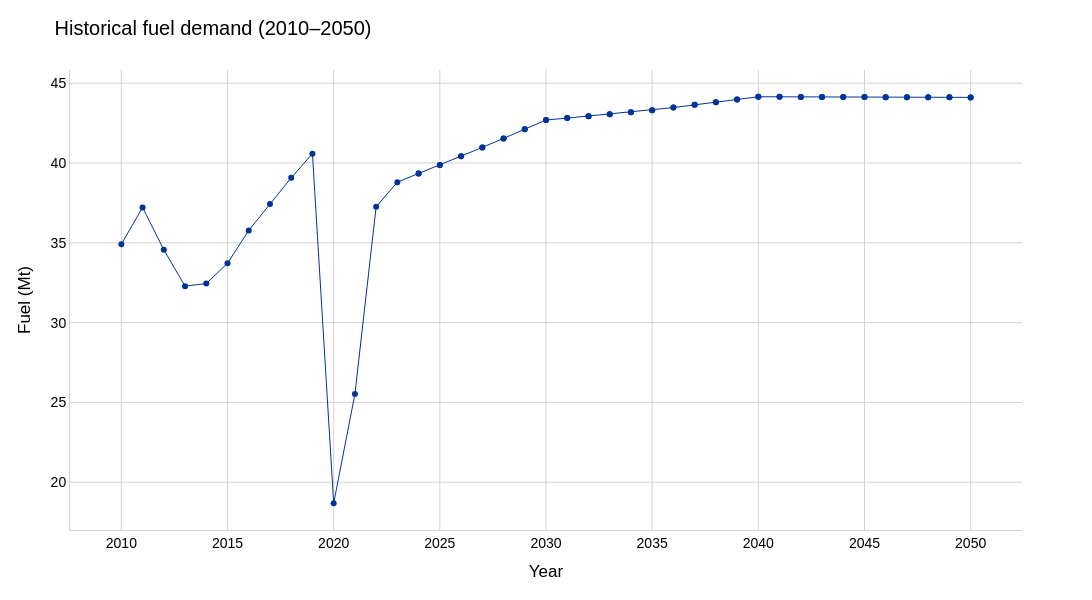
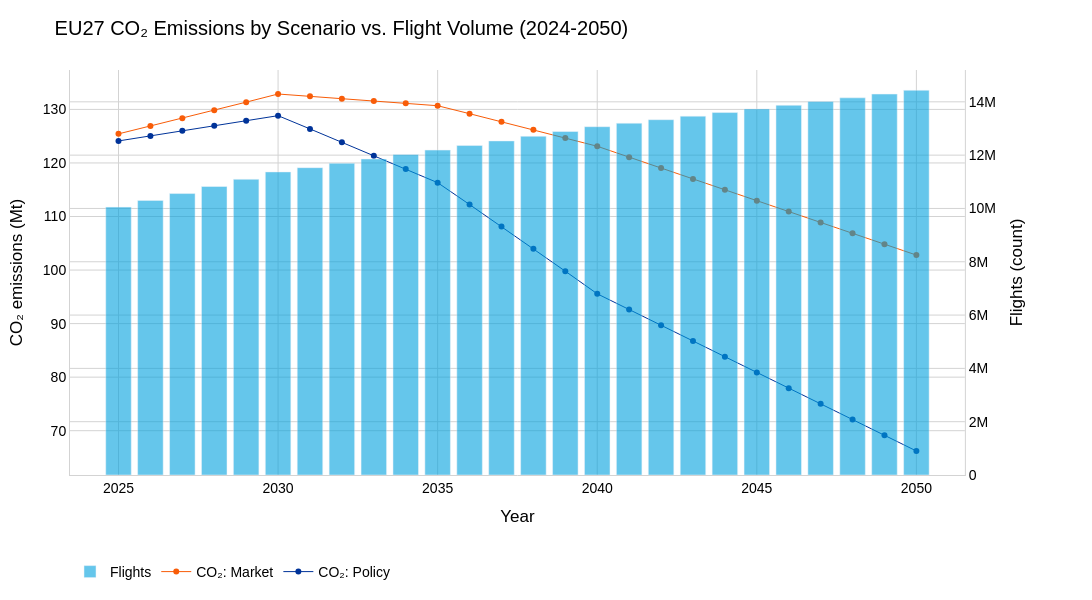
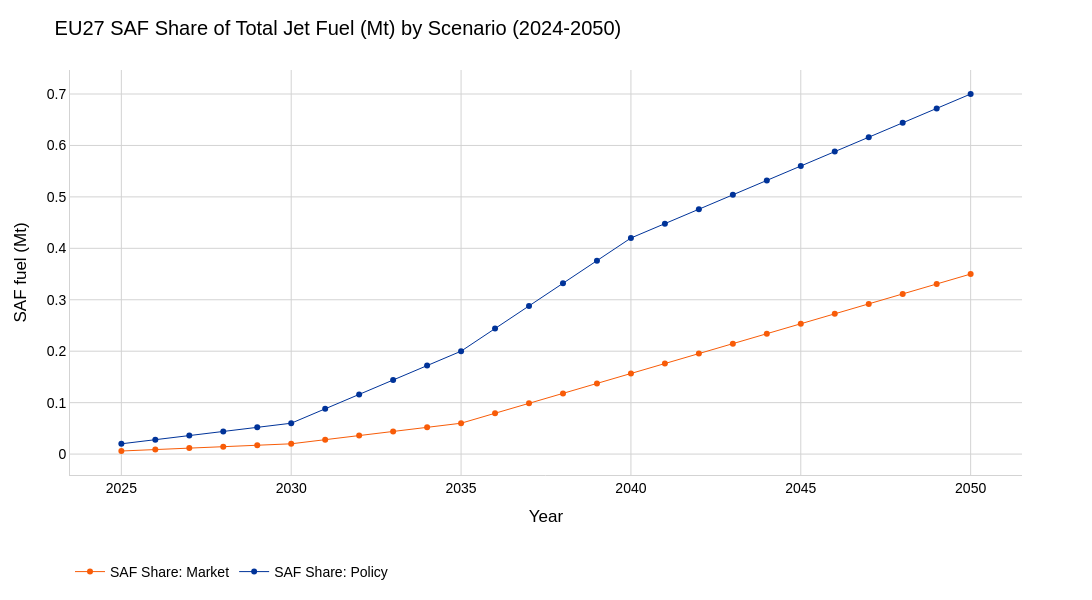
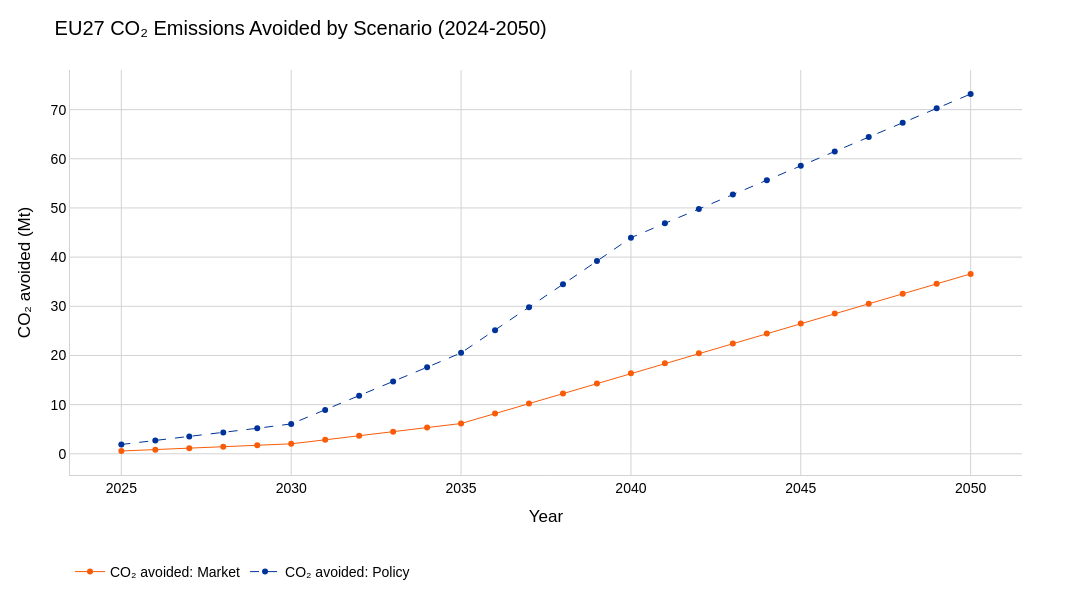

The notebook cell these images were saved under, in order:
### Markdown cell above
---
## **5.** Data visualization

### Code cell
# Standardized Plotly visualizations (section 5)
import plotly.graph_objects as go
from plotly.subplots import make_subplots

# Color palette and labels (as specified)
COLOR_MARKET = "#F85C08"
COLOR_POLICY = "#003399"
COLOR_EXHAUST = "#FFC400"
COLOR_NET = "#8EC41A"
COLOR_AVOIDED = "#1AC47A"
COLOR_FLIGHTS = "#00A1DE"
COLOR_OPS = "#FFC400"
COLOR_FLEET = "#00A1DE"

SCENARIO_NAMES = {0: "Market", 1: "Policy"}
SCENARIO_COLORS = {0: COLOR_MARKET, 1: COLOR_POLICY}
EF = 3.16
FIG_W, FIG_H = 1100, 600


def apply_common_layout(fig, title, x_title, y_title, y_title_secondary=None):
    """Apply shared sizing, fonts, background, grid, and axis styling."""
    fig.update_layout(
        title=title,
        width=FIG_W,
        height=FIG_H,
        paper_bgcolor="white",
        plot_bgcolor="white",
        font=dict(family="Arial", size=14, color="black"),
        legend=dict(orientation="h", y=-0.2, bgcolor="rgba(0,0,0,0)", font=dict(color="black")),
        margin=dict(l=70, r=70, t=70, b=70),
    )
    fig.update_xaxes(
        title_text=x_title,
        gridcolor="lightgray",
        showline=True,
        linecolor="lightgray",
        tickmode="linear",
        dtick=5,
        zeroline=False,
    )
    if y_title_secondary:
        fig.update_yaxes(title_text=y_title, gridcolor="lightgray", showline=True, linecolor="lightgray", zeroline=False, secondary_y=False)
        fig.update_yaxes(title_text=y_title_secondary, gridcolor="lightgray", showline=True, linecolor="lightgray", zeroline=False, secondary_y=True)
    else:
        fig.update_yaxes(title_text=y_title, gridcolor="lightgray", showline=True, linecolor="lightgray", zeroline=False)
    return fig


def scenario_line(x, y, name, color, dash=None):
    """Unified line+marker style (continuous line, circle markers, width 1)."""
    return go.Scatter(
        x=x,
        y=y,
        name=name,
        mode="lines+markers",
        line=dict(color=color, width=1, dash=dash),
        marker=dict(symbol="circle", size=6, color=color),
    )


# Aggregate scenario metrics used across visuals
agg = df_central.groupby(["Year", "Scenario"], as_index=False).agg({
    "Total_Fuel": "mean",
    "SAF_Share": "mean",
    "CO2_Emissions": "mean",
    "Avoided_CO2": "mean",
    "ETS_Cost_EUR": "sum",
})
agg = agg[(agg["Year"] >= 2024) & (agg["Year"] <= 2050)]
agg["SAF_Mt"] = agg["Total_Fuel"] * agg["SAF_Share"]
agg["CO2_exhaust"] = agg["Total_Fuel"] * EF
agg["CO2_net_avoided"] = agg["CO2_exhaust"] - agg["CO2_Emissions"]
agg["Scenario_Label"] = agg["Scenario"].map(SCENARIO_NAMES)

# Baseline exhaust across scenarios (single line)
exhaust_baseline = (
    df_central.groupby("Year", as_index=False)["Total_Fuel"].mean()
    .rename(columns={"Total_Fuel": "Total_Fuel_mean"})
)
exhaust_baseline = exhaust_baseline[(exhaust_baseline["Year"] >= 2024) & (exhaust_baseline["Year"] <= 2050)]
exhaust_baseline["CO2_exhaust"] = exhaust_baseline["Total_Fuel_mean"] * EF

# Flights (policy only) to avoid double-counting; use stored value directly
flights_ts = None
if "flights" in df_central.columns:
    flights_ts = (
        df_central[df_central["Scenario"] == 1][["Year", "flights"]]
        .sort_values("Year")
        .drop_duplicates(subset=["Year"], keep="last")
    )
elif "core" in globals() and hasattr(core, "columns") and "flights" in core.columns:
    flights_ts = (
        core[core["scenario"] == "S1_policy"]
        .rename(columns={"year": "Year"})
        .sort_values("Year")
        .drop_duplicates(subset=["Year"], keep="last")
    )
if flights_ts is not None:
    flights_ts = flights_ts[(flights_ts["Year"] >= 2024) & (flights_ts["Year"] <= 2050)]
    flights_ts["Flights_int"] = flights_ts["flights"].round().astype(int)
    flights_ts["Flights_M"] = flights_ts["flights"] / 1e6

#0. Historical fuel demand (2010–2050)
hist_fuel = df_eu27[df_eu27['year']<=2050]["mt_total_fuel"]

hist_fuel = (
    core.query("2010 <= year <= 2050")[["year", "mt_total_fuel"]]
    .sort_values("year")
)
fig = go.Figure()
fig.add_trace(
    go.Scatter(
        x=hist_fuel["year"],
        y=hist_fuel["mt_total_fuel"],
        mode="lines+markers",
        name="Fuel demand",
        line=dict(color="#003399", width=1),
        marker=dict(symbol="circle", size=6, color="#003399"),
    )
)
apply_common_layout(fig, "Historical fuel demand (2010–2050)", "Year", "Fuel (Mt)")
fig.show()


# 1) CO2 emissions (Mt) with flights (count) on secondary axis
fig = make_subplots(specs=[[{"secondary_y": True}]])
# Flights: single bar trace (secondary axis) using policy scenario values
if flights_ts is not None and not flights_ts.empty:
    fig.add_trace(
        go.Bar(
            x=flights_ts["Year"],
            y=flights_ts["Flights_int"],
            name="Flights",
            marker_color=COLOR_FLIGHTS,
            opacity=0.6,
        ),
        secondary_y=True,
    )
# CO2 emissions lines per scenario (primary axis)
for sc in sorted(agg["Scenario"].unique()):
    df_sc = agg[agg["Scenario"] == sc]
    fig.add_trace(
        scenario_line(
            df_sc["Year"],
            df_sc["CO2_Emissions"],
            f"CO₂: {SCENARIO_NAMES[sc]}",
            SCENARIO_COLORS[sc],
        ),
        secondary_y=False,
    )
apply_common_layout(fig, "EU27 CO₂ Emissions by Scenario vs. Flight Volume (2024-2050)", "Year", "CO₂ emissions (Mt)", "Flights (count)")
fig.show()
#---

# 2) SAF Share of total Jet Fuel (Mt)
fig = go.Figure()
for sc in sorted(agg["Scenario"].unique()):
    df_sc = agg[agg["Scenario"] == sc]
    fig.add_trace(scenario_line(df_sc["Year"], df_sc["SAF_Share"], f"SAF Share: {SCENARIO_NAMES[sc]}", SCENARIO_COLORS[sc]))
apply_common_layout(fig, "EU27 SAF Share of Total Jet Fuel (Mt) by Scenario (2024-2050)", "Year", "SAF fuel (Mt)")
fig.show()


# 3) CO2 avoided (Mt)
fig = go.Figure()
for sc in sorted(agg["Scenario"].unique()):
    df_sc = agg[agg["Scenario"] == sc]
    dash = None if sc == 0 else "dash"
    fig.add_trace(scenario_line(df_sc["Year"], df_sc["CO2_net_avoided"], f"CO₂ avoided: {SCENARIO_NAMES[sc]}", SCENARIO_COLORS[sc], dash=dash))
apply_common_layout(fig, "EU27 CO₂ Emissions Avoided by Scenario (2024-2050)", "Year", "CO₂ avoided (Mt)")
fig.show()

# 4) CO2 exhaust vs net CO2 avoided (single exhaust line)
fig = go.Figure()
fig.add_trace(scenario_line(exhaust_baseline["Year"], exhaust_baseline["CO2_exhaust"], "CO₂ exhaust", COLOR_EXHAUST))
for sc in sorted(agg["Scenario"].unique()):
    df_sc = agg[agg["Scenario"] == sc]
    dash = None if sc == 0 else "dash"
    fig.add_trace(scenario_line(df_sc["Year"], df_sc["CO2_net_avoided"], f"Net CO₂ avoided: {SCENARIO_NAMES[sc]}", SCENARIO_COLORS[sc], dash=dash))
apply_common_layout(fig, "EU27 CO₂ Exhaust vs. Net Avoided  by Scenario (2024-2050)", "Year", "CO₂ (Mt)")
fig.show()

# 5) Cumulative CO2 exhaust vs net CO2 avoided
fig = go.Figure()
#exhaust_baseline_sorted = exhaust_baseline.sort_values("Year").copy()
#exhaust_baseline_sorted["cum_exhaust"] = exhaust_baseline_sorted["CO2_exhaust"].cumsum()
#fig.add_trace(scenario_line(exhaust_baseline_sorted["Year"], exhaust_baseline_sorted["cum_exhaust"], "Cumulative CO₂ exhaust", COLOR_EXHAUST))
for sc in sorted(agg["Scenario"].unique()):
    df_sc = agg[agg["Scenario"] == sc].sort_values("Year").copy()
    df_sc["cum_avoided"] = df_sc["CO2_net_avoided"].cumsum()
    dash = None if sc == 0 else "dash"
    fig.add_trace(scenario_line(df_sc["Year"], df_sc["cum_avoided"], f"Cumulative CO₂ avoided: {SCENARIO_NAMES[sc]}", SCENARIO_COLORS[sc], dash=dash))
apply_common_layout(fig, "EU27 Cumulative CO₂ Emissions Avoided by Scenario (2024-2050)", "Year", "Cumulative CO₂ (Mt)")
fig.show()

# 6) ETS cost progression (EUR billion)
fig = go.Figure()
for sc in sorted(agg["Scenario"].unique()):
    df_sc = agg[agg["Scenario"] == sc]
    fig.add_trace(scenario_line(df_sc["Year"], df_sc["ETS_Cost_EUR"] / 1e9, f"ETS cost: {SCENARIO_NAMES[sc]}", SCENARIO_COLORS[sc]))
apply_common_layout(fig, "ETS Cost Progression by Scenario (2024-2050)", "Year", "ETS cost (EUR billion)")
fig.show()

import plotly.graph_objects as go

# Prep costs by year/scenario
costs = (
    df_central.query("2024 <= Year <= 2050")
    .groupby(["Year", "Scenario"], as_index=False)[["Fuel_Exp_EUR", "ETS_Cost_EUR"]]
    .sum()
)

SCEN_LABELS = {0: "Market", 1: "Policy"}
COLOR_FUEL = "#F85C08"
COLOR_ETS = "#FFC400"

for sc in sorted(costs["Scenario"].unique()):
    df_sc = costs[costs["Scenario"] == sc]

    fig = go.Figure()
    # Base: fuel expenditure
    fig.add_trace(
        go.Scatter(
            x=df_sc["Year"],
            y=df_sc["Fuel_Exp_EUR"] / 1e9,
            mode="lines",
            stackgroup="cost",
            name="Fuel expenditure",
            line=dict(color=COLOR_FUEL, width=1),
            hovertemplate="Year %{x}<br>Fuel €%{y:.2f}B<extra></extra>",
        )
    )
    # Top: ETS cost
    fig.add_trace(
        go.Scatter(
            x=df_sc["Year"],
            y=df_sc["ETS_Cost_EUR"] / 1e9,
            mode="lines",
            stackgroup="cost",
            name="ETS cost",
            line=dict(color=COLOR_ETS, width=1),
            hovertemplate="Year %{x}<br>ETS €%{y:.2f}B<extra></extra>",
        )
    )

    apply_common_layout(
        fig,
        f"Total cost breakdown — {SCEN_LABELS.get(sc, sc)} (Fuel + ETS)",
        "Year",
        "Cost (EUR billion)",
    )
    fig.show()


# 6.1. MAC cost progression (€/tCO₂) by scenario
# MAC cost progression (€/tCO₂) — single series from mac_central
mac_ts = (
    mac_central.groupby("Year", as_index=False)["MAC_EUR_per_tCO2"]
    .mean()
    .query("2024 <= Year <= 2050")
)

fig = go.Figure()
fig.add_trace(
    scenario_line(
        mac_ts["Year"],
        mac_ts["MAC_EUR_per_tCO2"],
        "MAC (€/tCO₂)",
        COLOR_POLICY,  # single line color; keep palette consistent
    )
)
apply_common_layout(fig, "MAC Cost Progression (2024-2050)", "Year", "MAC (€/tCO₂)")
fig.show()



# 7) Waterfall charts for 2050 (one per scenario)
for sc in sorted(agg["Scenario"].unique()):
    row = agg[(agg["Year"] == 2050) & (agg["Scenario"] == sc)]
    if row.empty:
        continue
    r = row.iloc[0]
    exhaust = r["CO2_exhaust"]
    net = r["CO2_Emissions"]
    avoided = r["CO2_net_avoided"]

    fig = go.Figure(go.Waterfall(
        x=["CO₂ exhaust", "SAF CO₂ avoided", "CO₂ net emissions"],
        measure=["absolute", "relative", "total"],
        y=[exhaust, -avoided, net],
        connector=dict(line=dict(color="lightgray")),
        increasing=dict(marker=dict(color=COLOR_EXHAUST)),
        decreasing=dict(marker=dict(color=COLOR_AVOIDED)),
        totals=dict(marker=dict(color=COLOR_NET)),
        name=SCENARIO_NAMES[sc],
    ))
    apply_common_layout(fig, f"2050 CO₂ Waterfall — {SCENARIO_NAMES[sc]}", "CO₂ components", "CO₂ (Mt)")
    fig.show()

# 8) Tornado chart for 2050 fuel demand drivers
fuel_tornado_2050 = pd.DataFrame({
    "Driver": ["Flight growth", "Operations efficiency", "Fleet efficiency"],
    "Delta_Mt": [8.0, -2.0, -6.0],
}).sort_values("Delta_Mt")
driver_colors = {
    "Flight growth": COLOR_MARKET,
    "Operations efficiency": COLOR_OPS,
    "Fleet efficiency": COLOR_FLEET,
}
fig = go.Figure(go.Bar(
    x=fuel_tornado_2050["Delta_Mt"],
    y=fuel_tornado_2050["Driver"],
    orientation="h",
    marker_color=[driver_colors[d] for d in fuel_tornado_2050["Driver"]],
    hovertemplate="%{y}: %{x:.1f} Mt<extra></extra>",
))
fig.add_vline(x=0, line_color="lightgray", line_dash="dash")
apply_common_layout(fig, "2050 Fuel Demand Drivers", "Δ fuel (Mt)", "Driver")
fig.show()

### Figure 1 — Plotly figure (JSON) as saved in the notebook; plotly's stock layout.template omitted (floating-point values rounded to 4 significant figures)
{"data": [{"line": {"color": "#003399", "width": 1}, "marker": {"color": "#003399", "size": 6, "symbol": "circle"}, "mode": "lines+markers", "name": "Fuel demand", "type": "scatter", "x": [2010, 2011, 2012, 2013, 2014, 2015, 2016, 2017, 2018, 2019, 2020, 2021, 2022, 2023, 2024, 2024, 2025, 2025, 2026, 2026, 2027, 2027, 2028, 2028, 2029, 2029, 2030, 2030, 2031, 2031, 2032, 2032, 2033, 2033, 2034, 2034, 2035, 2035, 2036, 2036, 2037, 2037, 2038, 2038, 2039, 2039, 2040, 2040, 2041, 2041, 2042, 2042, 2043, 2043, 2044, 2044, 2045, 2045, 2046, 2046, 2047, 2047, 2048, 2048, 2049, 2049, 2050, 2050], "y": [34.91, 37.22, 34.56, 32.28, 32.44, 33.72, 35.78, 37.43, 39.07, 40.59, 18.68, 25.52, 37.26, 38.8, 39.33, 39.33, 39.87, 39.87, 40.42, 40.42, 40.98, 40.98, 41.54, 41.54, 42.11, 42.11, 42.69, 42.69, 42.81, 42.81, 42.94, 42.94, 43.06, 43.06, 43.18, 43.18, 43.31, 43.31, 43.47, 43.47, 43.64, 43.64, 43.81, 43.81, 43.98, 43.98, 44.15, 44.15, 44.15, 44.15, 44.14, 44.14, 44.14, 44.14, 44.13, 44.13, 44.13, 44.13, 44.13, 44.13, 44.12, 44.12, 44.12, 44.12, 44.11, 44.11, 44.11, 44.11]}], "layout": {"font": {"color": "black", "family": "Arial", "size": 14}, "height": 600, "legend": {"bgcolor": "rgba(0,0,0,0)", "font": {"color": "black"}, "orientation": "h", "y": -0.2}, "margin": {"b": 70, "l": 70, "r": 70, "t": 70}, "paper_bgcolor": "white", "plot_bgcolor": "white", "title": {"text": "Historical fuel demand (2010–2050)"}, "width": 1100, "xaxis": {"dtick": 5, "gridcolor": "lightgray", "linecolor": "lightgray", "showline": true, "tickmode": "linear", "title": {"text": "Year"}, "zeroline": false}, "yaxis": {"gridcolor": "lightgray", "linecolor": "lightgray", "showline": true, "title": {"text": "Fuel (Mt)"}, "zeroline": false}}}

### Figure 2 — Plotly figure (JSON) as saved in the notebook; plotly's stock layout.template omitted (floating-point values rounded to 4 significant figures)
{"data": [{"marker": {"color": "#00A1DE"}, "name": "Flights", "opacity": 0.6, "type": "bar", "x": [2025, 2026, 2027, 2028, 2029, 2030, 2031, 2032, 2033, 2034, 2035, 2036, 2037, 2038, 2039, 2040, 2041, 2042, 2043, 2044, 2045, 2046, 2047, 2048, 2049, 2050], "xaxis": "x", "y": [10050220, 10301475, 10559012, 10822988, 11093562, 11370901, 11530094, 11691515, 11855197, 12021169, 12189466, 12360118, 12533160, 12708624, 12886545, 13066956, 13197626, 13329602, 13462898, 13597527, 13733502, 13870838, 14009546, 14149641, 14291138, 14434049], "yaxis": "y2"}, {"line": {"color": "#F85C08", "width": 1}, "marker": {"color": "#F85C08", "size": 6, "symbol": "circle"}, "mode": "lines+markers", "name": "CO₂: Market", "type": "scatter", "x": [2025, 2026, 2027, 2028, 2029, 2030, 2031, 2032, 2033, 2034, 2035, 2036, 2037, 2038, 2039, 2040, 2041, 2042, 2043, 2044, 2045, 2046, 2047, 2048, 2049, 2050], "xaxis": "x", "y": [125.4, 126.9, 128.4, 129.9, 131.4, 132.9, 132.4, 132.0, 131.6, 131.1, 130.7, 129.2, 127.7, 126.2, 124.7, 123.1, 121.1, 119.1, 117.0, 115.0, 113.0, 110.9, 108.9, 106.9, 104.8, 102.8], "yaxis": "y"}, {"line": {"color": "#003399", "width": 1}, "marker": {"color": "#003399", "size": 6, "symbol": "circle"}, "mode": "lines+markers", "name": "CO₂: Policy", "type": "scatter", "x": [2025, 2026, 2027, 2028, 2029, 2030, 2031, 2032, 2033, 2034, 2035, 2036, 2037, 2038, 2039, 2040, 2041, 2042, 2043, 2044, 2045, 2046, 2047, 2048, 2049, 2050], "xaxis": "x", "y": [124.1, 125.1, 126.0, 126.9, 127.9, 128.8, 126.4, 123.9, 121.4, 118.9, 116.3, 112.2, 108.1, 104.0, 99.78, 95.57, 92.63, 89.69, 86.75, 83.82, 80.88, 77.94, 75.01, 72.08, 69.14, 66.21], "yaxis": "y"}], "layout": {"font": {"color": "black", "family": "Arial", "size": 14}, "height": 600, "legend": {"bgcolor": "rgba(0,0,0,0)", "font": {"color": "black"}, "orientation": "h", "y": -0.2}, "margin": {"b": 70, "l": 70, "r": 70, "t": 70}, "paper_bgcolor": "white", "plot_bgcolor": "white", "title": {"text": "EU27 CO₂ Emissions by Scenario vs. Flight Volume (2024-2050)"}, "width": 1100, "xaxis": {"anchor": "y", "domain": [0, 0.94], "dtick": 5, "gridcolor": "lightgray", "linecolor": "lightgray", "showline": true, "tickmode": "linear", "title": {"text": "Year"}, "zeroline": false}, "yaxis": {"anchor": "x", "domain": [0, 1], "gridcolor": "lightgray", "linecolor": "lightgray", "showline": true, "title": {"text": "CO₂ emissions (Mt)"}, "zeroline": false}, "yaxis2": {"anchor": "x", "gridcolor": "lightgray", "linecolor": "lightgray", "overlaying": "y", "showline": true, "side": "right", "title": {"text": "Flights (count)"}, "zeroline": false}}}

### Figure 3 — Plotly figure (JSON) as saved in the notebook; plotly's stock layout.template omitted (floating-point values rounded to 4 significant figures)
{"data": [{"line": {"color": "#F85C08", "width": 1}, "marker": {"color": "#F85C08", "size": 6, "symbol": "circle"}, "mode": "lines+markers", "name": "SAF Share: Market", "type": "scatter", "x": [2025, 2026, 2027, 2028, 2029, 2030, 2031, 2032, 2033, 2034, 2035, 2036, 2037, 2038, 2039, 2040, 2041, 2042, 2043, 2044, 2045, 2046, 2047, 2048, 2049, 2050], "y": [0.006, 0.0088, 0.0116, 0.0144, 0.0172, 0.02, 0.028, 0.036, 0.044, 0.052, 0.06, 0.07933, 0.09867, 0.118, 0.1373, 0.1567, 0.176, 0.1953, 0.2147, 0.234, 0.2533, 0.2727, 0.292, 0.3113, 0.3307, 0.35]}, {"line": {"color": "#003399", "width": 1}, "marker": {"color": "#003399", "size": 6, "symbol": "circle"}, "mode": "lines+markers", "name": "SAF Share: Policy", "type": "scatter", "x": [2025, 2026, 2027, 2028, 2029, 2030, 2031, 2032, 2033, 2034, 2035, 2036, 2037, 2038, 2039, 2040, 2041, 2042, 2043, 2044, 2045, 2046, 2047, 2048, 2049, 2050], "y": [0.02, 0.028, 0.036, 0.044, 0.052, 0.06, 0.088, 0.116, 0.144, 0.172, 0.2, 0.244, 0.288, 0.332, 0.376, 0.42, 0.448, 0.476, 0.504, 0.532, 0.56, 0.588, 0.616, 0.644, 0.672, 0.7]}], "layout": {"font": {"color": "black", "family": "Arial", "size": 14}, "height": 600, "legend": {"bgcolor": "rgba(0,0,0,0)", "font": {"color": "black"}, "orientation": "h", "y": -0.2}, "margin": {"b": 70, "l": 70, "r": 70, "t": 70}, "paper_bgcolor": "white", "plot_bgcolor": "white", "title": {"text": "EU27 SAF Share of Total Jet Fuel (Mt) by Scenario (2024-2050)"}, "width": 1100, "xaxis": {"dtick": 5, "gridcolor": "lightgray", "linecolor": "lightgray", "showline": true, "tickmode": "linear", "title": {"text": "Year"}, "zeroline": false}, "yaxis": {"gridcolor": "lightgray", "linecolor": "lightgray", "showline": true, "title": {"text": "SAF fuel (Mt)"}, "zeroline": false}}}

### Figure 4 — Plotly figure (JSON) as saved in the notebook; plotly's stock layout.template omitted (floating-point values rounded to 4 significant figures)
{"data": [{"line": {"color": "#F85C08", "width": 1}, "marker": {"color": "#F85C08", "size": 6, "symbol": "circle"}, "mode": "lines+markers", "name": "CO₂ avoided: Market", "type": "scatter", "x": [2025, 2026, 2027, 2028, 2029, 2030, 2031, 2032, 2033, 2034, 2035, 2036, 2037, 2038, 2039, 2040, 2041, 2042, 2043, 2044, 2045, 2046, 2047, 2048, 2049, 2050], "y": [0.567, 0.843, 1.127, 1.418, 1.717, 2.024, 2.841, 3.663, 4.49, 5.322, 6.158, 8.174, 10.2, 12.25, 14.31, 16.39, 18.41, 20.43, 22.46, 24.48, 26.5, 28.51, 30.53, 32.55, 34.57, 36.59]}, {"line": {"color": "#003399", "dash": "dash", "width": 1}, "marker": {"color": "#003399", "size": 6, "symbol": "circle"}, "mode": "lines+markers", "name": "CO₂ avoided: Policy", "type": "scatter", "x": [2025, 2026, 2027, 2028, 2029, 2030, 2031, 2032, 2033, 2034, 2035, 2036, 2037, 2038, 2039, 2040, 2041, 2042, 2043, 2044, 2045, 2046, 2047, 2048, 2049, 2050], "y": [1.89, 2.682, 3.496, 4.332, 5.19, 6.071, 8.929, 11.8, 14.69, 17.6, 20.53, 25.14, 29.79, 34.47, 39.19, 43.95, 46.87, 49.8, 52.72, 55.65, 58.57, 61.49, 64.41, 67.34, 70.26, 73.18]}], "layout": {"font": {"color": "black", "family": "Arial", "size": 14}, "height": 600, "legend": {"bgcolor": "rgba(0,0,0,0)", "font": {"color": "black"}, "orientation": "h", "y": -0.2}, "margin": {"b": 70, "l": 70, "r": 70, "t": 70}, "paper_bgcolor": "white", "plot_bgcolor": "white", "title": {"text": "EU27 CO₂ Emissions Avoided by Scenario (2024-2050)"}, "width": 1100, "xaxis": {"dtick": 5, "gridcolor": "lightgray", "linecolor": "lightgray", "showline": true, "tickmode": "linear", "title": {"text": "Year"}, "zeroline": false}, "yaxis": {"gridcolor": "lightgray", "linecolor": "lightgray", "showline": true, "title": {"text": "CO₂ avoided (Mt)"}, "zeroline": false}}}
